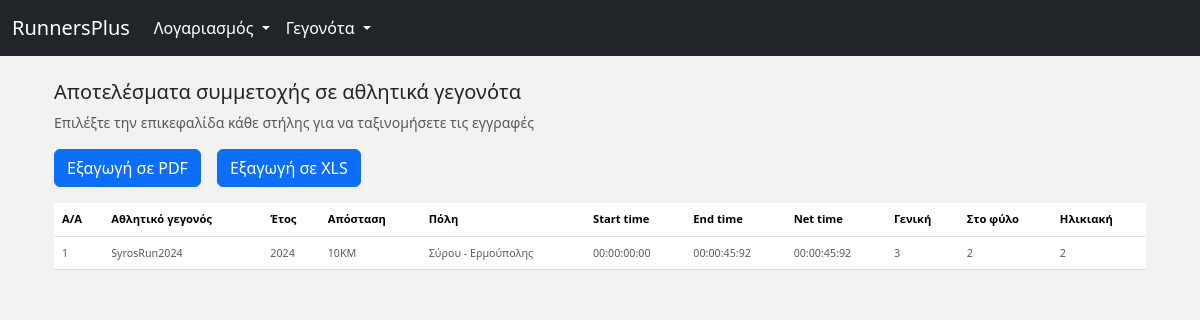
The app's page /show_all_results_for_a_user (signed in) with its own data.
### RacePlus/models.py (models this page shows, shortened)
class Event(db.Model):
    id = db.Column(db.Integer, primary_key=True)
    racename = db.Column(db.String(255), nullable=False)
    date = db.Column(db.Date, nullable=False)
    time = db.Column(db.Time(timezone=False), nullable=False)
    declaration = db.Column(db.String(255), nullable=True)
    distance = db.Column(db.String(20), nullable=False)  # Πεδίο απόστασης με τις επιλογές
    finalize_date = db.Column(db.Date, nullable=True)
    link = db.Column(db.String(255), nullable=True)
    map = db.Column(db.String(255), nullable=True)
    age_categories = db.Column(db.Integer, nullable=False)
    provides = db.Column(db.String(255), nullable=False)  #  JSON
    entry_fee = db.Column(db.Integer, nullable=True)

class UserDetails(db.Model):
    id = db.Column(db.Integer, primary_key=True)
    firstname = db.Column(db.String(30))
    lastname = db.Column(db.String(30))
    gender = db.Column(db.String(7)) #Άντρας, Γυναίκα, Άλλο
    phone = db.Column(db.String(15))
    year_of_birth = db.Column(db.String(4))
    club = db.Column(db.String(60))
    region = db.Column(db.String(30))
    city = db.Column(db.String(30))
    role = db.Column(db.String(11), default='user')  # "super_admin", "admin", "user"
    image_file = db.Column(db.String(40), default='default.jpg')
    user_id = db.Column(db.Integer, db.ForeignKey('user.id'),nullable=False)

### tables this page shows
CREATE TABLE user_event (
	user_id INTEGER NOT NULL, 
	event_id INTEGER NOT NULL, 
	payment BOOLEAN NOT NULL, 
	deletion_requested BOOLEAN NOT NULL, 
	tag_id VARCHAR(24) NOT NULL, 
	start_time VARCHAR(12), 
	end_time VARCHAR(12), 
	PRIMARY KEY (user_id, event_id), 
	FOREIGN KEY(user_id) REFERENCES user (id), 
	FOREIGN KEY(event_id) REFERENCES event (id), 
	CHECK (payment IN (0, 1)), 
	CHECK (deletion_requested IN (0, 1))
);

### RacePlus/routes.py (the view)
@app.route('/show_all_results_for_a_user', methods=['POST', 'GET'])
def show_all_results_for_a_user():
    all_results = []
    for event in current_user.enroll:
        city=''
        for user in event.enrolled:
            if user.details.role=='admin':
                city = user.details.city
                break
        for user in event.enrolled:
            if user.id == current_user.id:
                user_event_record = db.session.query(user_event).filter(
                    user_event.c.user_id == user.id,
                    user_event.c.event_id == event.id
                ).first()
                if user_event_record:
                    net_time = seconds_to_time(time_to_seconds(user_event_record.end_time) - time_to_seconds(user_event_record.start_time))
                    event_data = {
                        "racename": event.racename,
                        "year": event.date.year,
                        "distance": event.distance,
                        "city": city,
                        "start_time": user_event_record.start_time,
                        "end_time": user_event_record.end_time,
                        "net_time": net_time
                    }
                    all_results.append(event_data)
    all = []
    for event in current_user.enroll:
            for user in event.enrolled:
                user_event_record = db.session.query(user_event).filter(
                    user_event.c.user_id == user.id,
                    user_event.c.event_id == event.id
                ).first()
                if user_event_record:
                    if user_event_record.end_time!='' and user_event_record.end_time!=None:
                        net_time = seconds_to_time(time_to_seconds(user_event_record.end_time) - time_to_seconds(user_event_record.start_time))
                        user_data = {
                            "user_id": user.id,
                            "net_time": net_time,
                            "gender": user.details.gender,
                            "age": int(event.date.year) - int(user.details.year_of_birth)
                        }
                        all.append(user_data)
    sorted_all = sorted(all, key=lambda x: time_to_seconds(x['net_time']))
    position_net_time = next((index for index, entry in enumerate(sorted_all, start=1) if entry['user_id'] ==current_user.id), None)
    filtered_by_gender = [entry for entry in all if entry['gender'] == current_user.details.gender]
    sorted_by_gender_and_time = sorted(filtered_by_gender, key=lambda x: x['net_time'])
    position_gender_net_time = next((index for index, entry in enumerate(sorted_by_gender_and_time, start=1) if entry['user_id'] == current_user.id), None)
    age_cat = int(event.date.year) - int(user.details.year_of_birth)
    current_user_age_category_gender = get_age_category(age_cat)
    print('user:',current_user,current_user.id,'current_user_age_category_gender=',current_user_age_category_gender)
    filtered_by_age_category_gender = [
        entry for entry in all
        if get_age_category(entry['age']) == current_user_age_category_gender and  entry['gender'] == current_user.details.gender
    ]
    sorted_by_age_category_gender = sorted(filtered_by_age_category_gender, key=lambda x: x['net_time'])
    position_age_category_gender = 0
    print('sorted_by_age_category_gender=',sorted_by_age_category_gender)
    for i in sorted_by_age_category_gender:
        position_age_category_gender += 1
        if i['user_id'] == current_user.id:
           break
    print('position_age_category_gender=',position_age_category_gender)
    return render_template('show_all_results_for_a_user.html',all_results=all_results,
                           position_net_time=position_net_time,
                           position_gender_net_time=position_gender_net_time,
                           position_age_category_gender=position_age_category_gender,
                           category=current_user_age_category_gender)

### RacePlus/models.py (called while the page is built)
    def __repr__(self):
        return f'{self.email} : {self.date_created.strftime("%d/%m/%Y, %H:%M:%S")}'

### RacePlus/routes.py (called while the page is built)
def get_age_category(age):
    if age < 18:
        return 'Κάτω των 18'
    elif 18 <= age < 30:
        return '18-29'
    elif 30 <= age < 40:
        return '30-39'
    elif 40 <= age < 50:
        return '40-49'
    else:
        return '50+'

def time_to_seconds(time_str):
    h, m, s, ms = map(int, time_str.split(':'))
    total_seconds = h * 3600 + m * 60 + s + ms / 100
    return total_seconds

def seconds_to_time(seconds):
    h = int(seconds // 3600)
    m = int((seconds % 3600) // 60)
    s = int(seconds % 60)
    ms = int((seconds * 100) % 100)
    return f"{h:02}:{m:02}:{s:02}:{ms:02}"

@login_manager.user_loader
def load_user(user_id):
    return User.query.get(int(user_id))

### RacePlus/templates/show_all_results_for_a_user.html (shortened to what this page needs)
{% extends 'base.html' %}
{% block content %}
{%include "navbar.html" %}
<div class="container mt-3">
    <div class="container">
        <h5 class="mt-4">Αποτελέσματα συμμετοχής σε αθλητικά γεγονότα</h5>
        <p class="text-muted small font-italic">Επιλέξτε την επικεφαλίδα κάθε στήλης για να ταξινομήσετε τις εγγραφές</p>
        <div class="table-responsive">
            <form method="POST">
                <div class="d-flex justify-content-start mb-3">
                    <button type="button" class="btn btn-primary me-3" onclick="printList('{{ racename }}')">Εξαγωγή σε PDF</button>
                    <button type="button" class="btn btn-primary" onclick="exportTableToExcel()">Εξαγωγή σε XLS</button>
                </div>
            </form>
            <table class="table mt-2 table-responsive" id="tableToPrint">
                <thead class="small">
                    <tr>
                        <th class="small sortable" onclick="sortTable(0)">Α/Α</th>
                        <th class="small sortable" onclick="sortTable(1)">Αθλητικό γεγονός</th>
                        <th class="small sortable" onclick="sortTable(2)">Έτος</th>
                        <th class="small sortable" onclick="sortTable(3)">Απόσταση</th>
                        <th class="small sortable" onclick="sortTable(4)">Πόλη</th>
                        <th class="small sortable" onclick="sortTable(5)">Start time</th>
                        <th class="small sortable" onclick="sortTable(6)">End time</th>
                        <th class="small sortable" onclick="sortTable(7)">Net time</th>
                        <th class="small sortable" onclick="sortTable(8)">Γενική</th>
                        <th class="small sortable" onclick="sortTable(9)">Στο φύλο</th>
                        <th class="small sortable" onclick="sortTable(10)">Ηλικιακή</th>
                    </tr>
                </thead>
                <tbody class="small">
                    {% for entry in all_results %}
                        <tr class="bg-light text-dark small">
                            <td class="text-muted small">{{ loop.index }}</td>
                            <td class="text-muted small">{{ entry['racename'] }}</td>
                            <td class="text-muted small">{{ entry['year'] }}</td>
                            <td class="text-muted small">{{ entry['distance'] }}</td>
                            <td class="text-muted small">{{ entry['city'] }}</td>
                            <td class="text-muted small">{{ entry['start_time'] }}</td>
                            <td class="text-muted small">{{ entry['end_time'] }}</td>
                            <td class="text-muted small">{{ entry['net_time'] }}</td>
                            <td class="text-muted small">{{position_net_time }}</td>
                            <td class="text-muted small">{{position_gender_net_time }}</td>
                            <td class="text-muted small">{{position_age_category_gender }}</td>
                        </tr>
                    {% endfor %}
                </tbody>
            </table>
        </div>
    </div>
</div>
{% endblock %}

### RacePlus/static/styles.css (style rules this page uses)
tr { font-size: 0.8rem; }
body { font-family: 'Segoe UI', Tahoma, Geneva, Verdana, sans-serif; margin: 0; padding: 0; background-color: #d2e3e8; }

### RacePlus/templates/show_all_results_for_a_user.html (style rules this page uses)
th.sortable { cursor: pointer; }

### records on screen
Event: racename "SyrosRun2024", distance "10ΚΜ"
UserDetails: city "Σύρου - Ερμούπολης"
user_event: start_time "00:00:00:00", end_time "00:00:45:92"

### other values on screen
{{ entry['year'] }} "2024"
{{ entry['net_time'] }} "00:00:45:92"
{{ position_net_time }} "3"
{{ position_gender_net_time }} "2"
{{ position_age_category_gender }} "2"
